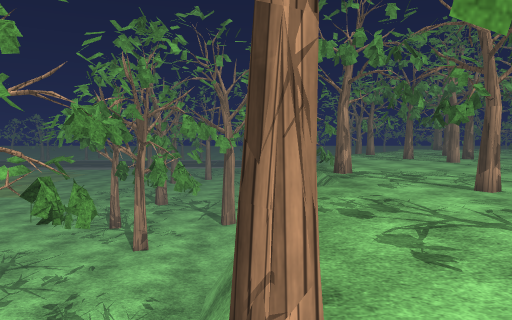
view 1 (above)

24 first-person views from a walk through a 3-D level made in the Unity game engine. The camera is 1.5 m above the floor, tilts 4° down and sees 70° across. The floor is counted in squares, 1 m on a side. Each view is taken from the middle of a square. On the plan, view 1 faces up. The plan holds only what a view shows up to about 16 squares ahead; the rest is blank. The place goes on beyond the plan. Some surface patterns are stand-ins.

view 2
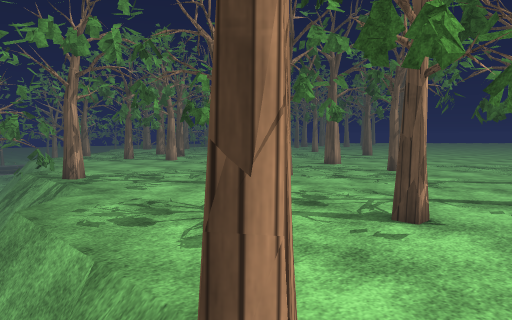

view 3
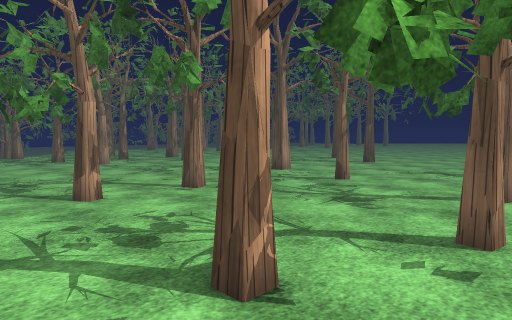

view 4
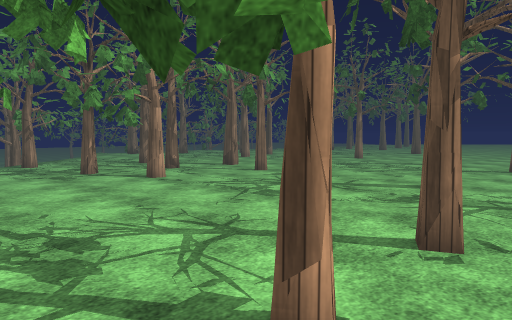

view 5
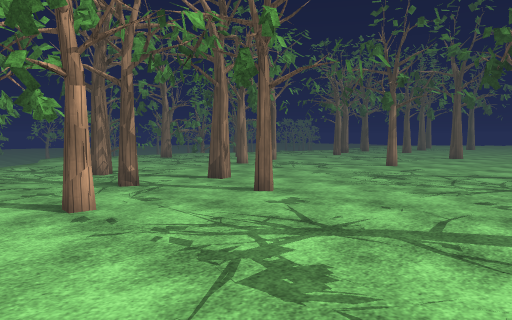

view 6
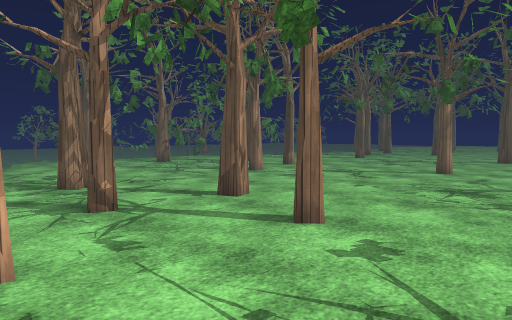

view 7
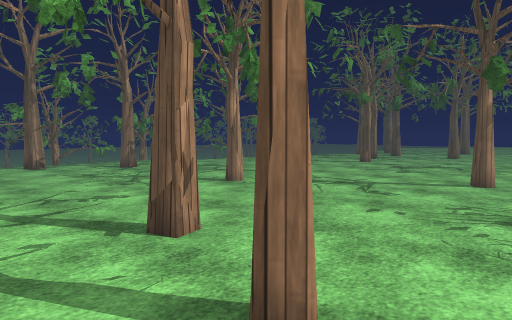

view 8
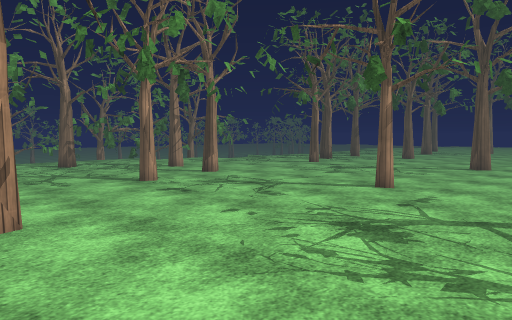

view 9
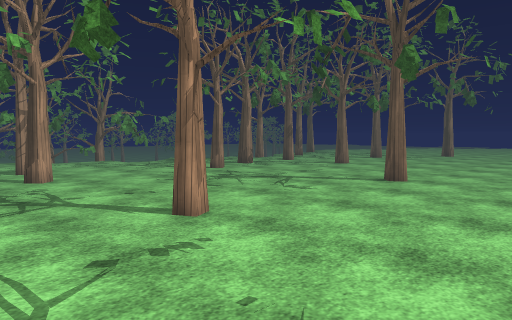

view 10
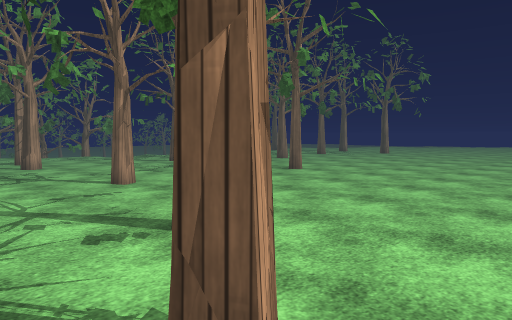

view 11
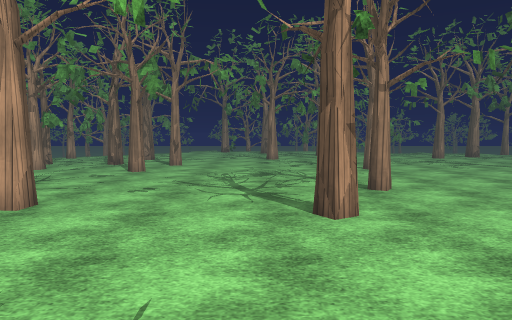

view 12
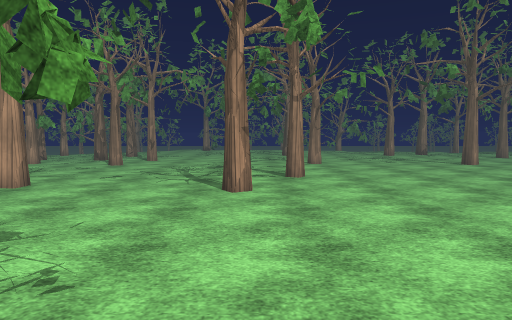

view 13
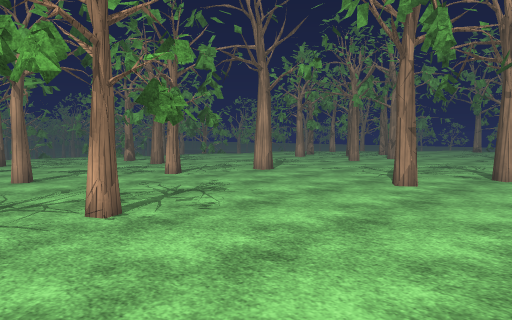

view 14
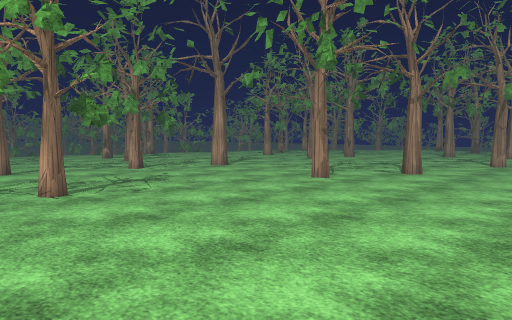

view 15
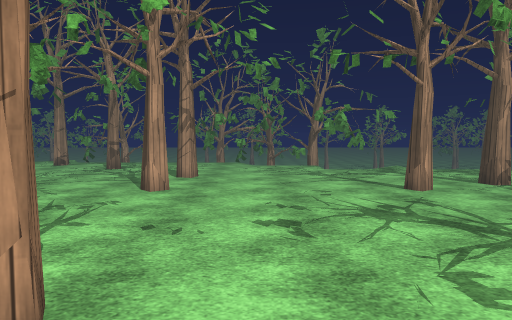

view 16
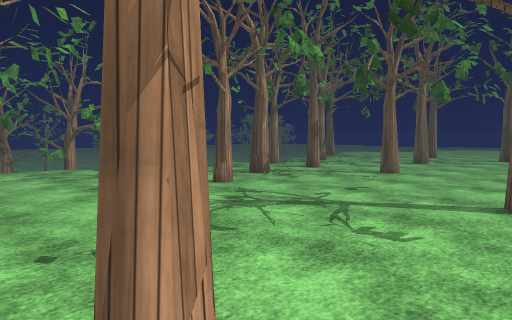

view 17
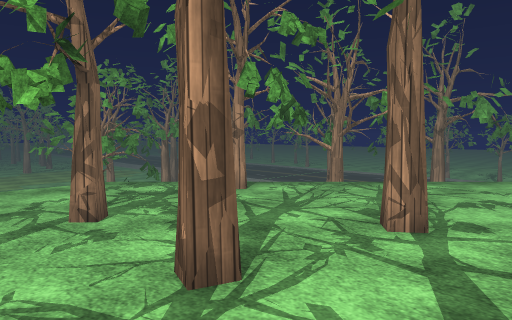

view 18
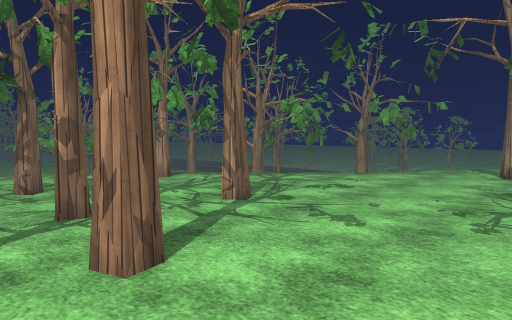

view 19
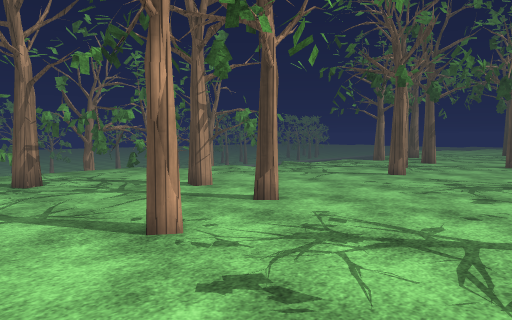

view 20
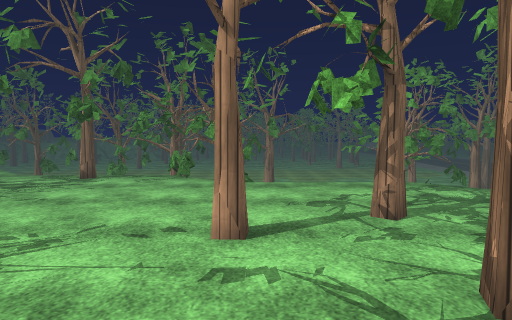

view 21
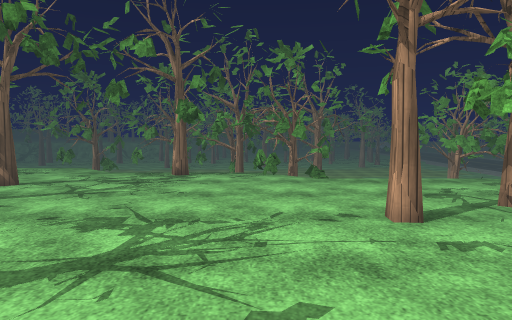

view 22
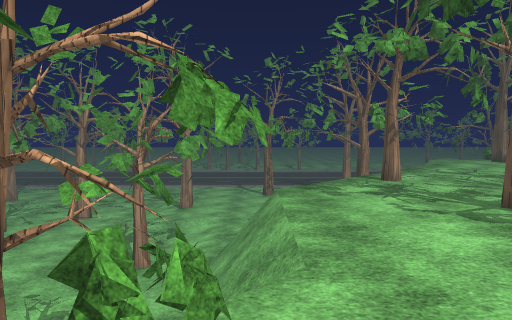

view 23
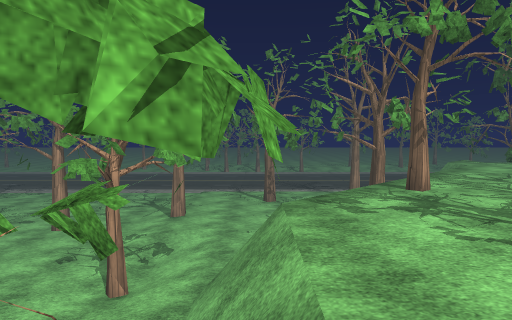

view 24
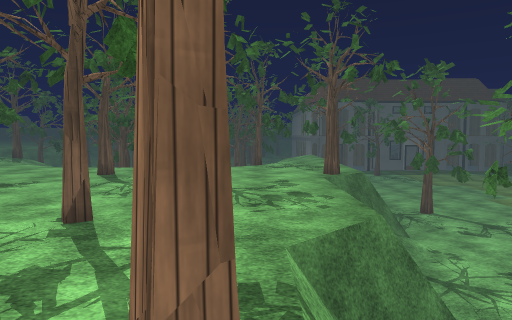

### Floor plan
Key: @ floor where view 1 was taken; # wall or solid block; x gap in a wall; . main floor; - floor 0.25 m lower than the main floor; _ floor 2.25 m lower than the main floor; < floor 2.5 m lower than the main floor; ( floor 2.75 m lower than the main floor; / step, stairs or slope; = window, fence, low wall or low ledge; v drop or lower ground; T thing the floor can be seen under or through.
Columns run from 11 left of view 1 to 35 right of it. Each row starts with its distance up from view 1.
 33      <<  <<_____      # ........#........  -. v
 32      <<# <<_____      #...................... .
 31      <<<<<<_____       ........................
 30      <<<<<<_/___     ..........................
 29      <<<<<</</__     ..........................
 28       <<<<< x _     # .......................#.
 27        <<<< //_    ##..............#...........
 26        <<<<#/__  ..... ..#......#..............
 25         <<<<__=v..... .........................
 24         <<<<__=v...............................
 23          <<___=v....#..........................
 22           <_ _=v........#..#...................
 21               =v.....  ........................
 20                 .... TT.............#..........
 19               ##..........#.................#..
 18              ###...............................
 17              #=................................
 16 <<<<<# <<<  =v.................................
 15 <<<<<<<<<<< =x.. ..............................
 14  <<<<<<<<<<   #................................
 13   <<<<<x< <  v.................................
 12   <<<<<<<<<  v.................................
 11    <<<<<<<( #v. ................##...........
 10     <<<<< (#v.......#...........##......
  9     <<<<<<=v....##..x....   ............
  8        <<<=v...... .  ...#  ............
  7        <<<=v............................
  6        < <=v............ .. ............
  5       <<<<# ............................
  4      <<<</=/.......... .................
  3      <<</ ##.. .##......#.....###.......
  2     <<<</###....  ..#...........x......
  1    <<<<<=v.. ...     ....    ... .....
  0    <<<<<   @ ...       ..            .  .

Where each view was taken, in squares from view 1:
view 1: 0 up, 0 right, facing up
view 2: 1 up, 1 left, facing up-right
view 3: 1 up, 3 right, facing up-right
view 4: 8 up, 4 right, facing up-right
view 5: 12 up, 8 right, facing up-right
view 6: 15 up, 10 right, facing up-right
view 7: 17 up, 13 right, facing up-right
view 8: 15 up, 15 right, facing up-right
view 9: 14 up, 21 right, facing up-right
view 10: 9 up, 20 right, facing up-right
view 11: 4 up, 20 right, facing up
view 12: 1 up, 22 right, facing up
view 13: 0 up, 26 right, facing up-left
view 14: 0 up, 29 right, facing up-left
view 15: 17 up, 27 right, facing up
view 16: 18 up, 24 right, facing up-right
view 17: 20 up, 16 right, facing up-left
view 18: 20 up, 20 right, facing up-left
view 19: 21 up, 18 right, facing up-right
view 20: 20 up, 16 right, facing left
view 21: 17 up, 17 right, facing left
view 22: 15 up, 4 right, facing up
view 23: 17 up, 4 right, facing up
view 24: 16 up, 3 right, facing down
